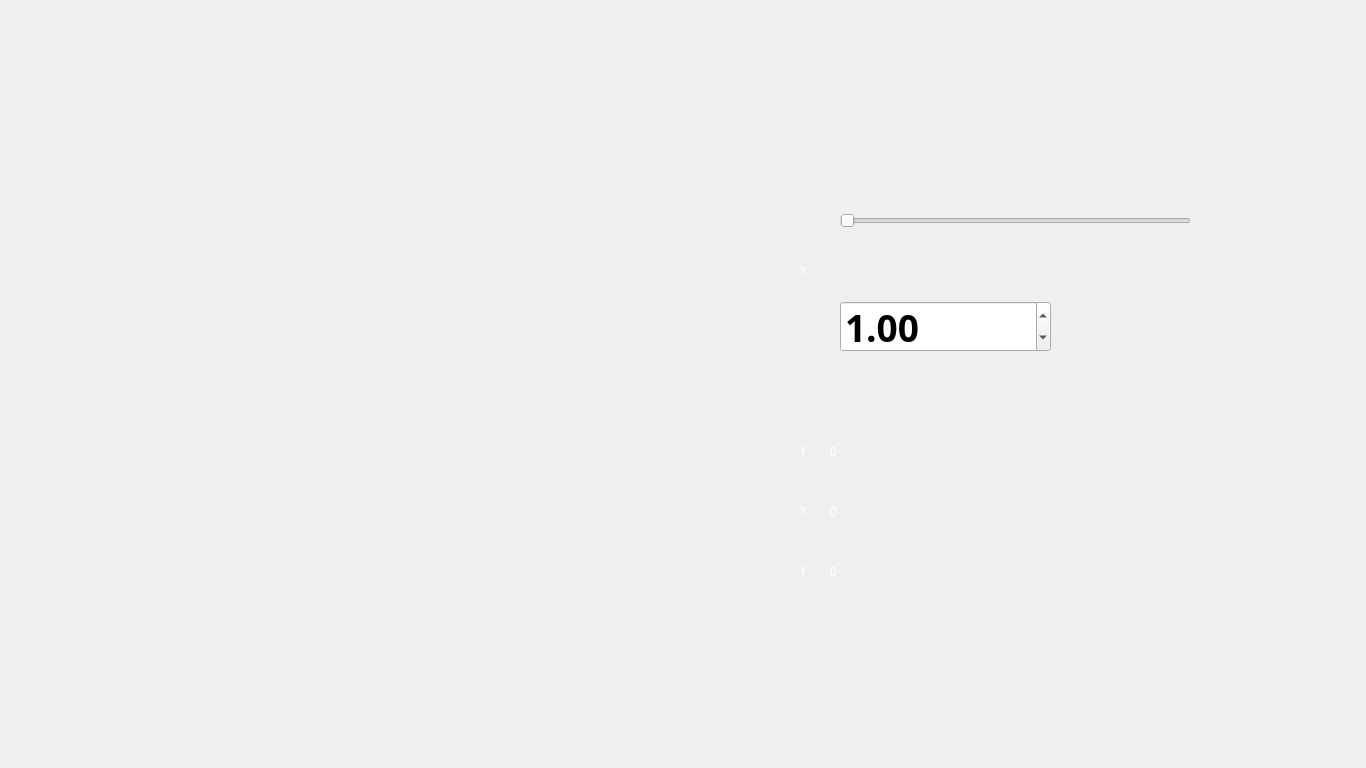
<?xml version="1.0" encoding="UTF-8"?>
<ui version="4.0">
 <class>GoldLoan1</class>
 <widget class="QMainWindow" name="GoldLoan1">
  <property name="geometry">
   <rect>
    <x>0</x>
    <y>0</y>
    <width>1366</width>
    <height>768</height>
   </rect>
  </property>
  <property name="windowTitle">
   <string>AJ Bank | Gold Loan</string>
  </property>
  <property name="styleSheet">
   <string notr="true">background-image: url(:/background/GoldLoan1.jpg);</string>
  </property>
  <widget class="QWidget" name="centralwidget">
   <widget class="QPushButton" name="ConfirmGoldLoanB">
    <property name="geometry">
     <rect>
      <x>549</x>
      <y>627</y>
      <width>332</width>
      <height>75</height>
     </rect>
    </property>
    <property name="cursor">
     <cursorShape>PointingHandCursor</cursorShape>
    </property>
    <property name="styleSheet">
     <string notr="true">background-image: url(:/button/buttons/Confirm.png);
background-position:center;
border-radius:100%;</string>
    </property>
    <property name="text">
     <string/>
    </property>
    <property name="default">
     <bool>true</bool>
    </property>
   </widget>
   <widget class="QDoubleSpinBox" name="GoldLoanTime">
    <property name="geometry">
     <rect>
      <x>840</x>
      <y>301</y>
      <width>211</width>
      <height>51</height>
     </rect>
    </property>
    <property name="font">
     <font>
      <family>Montserrat SemiBold</family>
      <pointsize>28</pointsize>
      <weight>75</weight>
      <bold>true</bold>
     </font>
    </property>
    <property name="maximum">
     <double>10.000000000000000</double>
    </property>
    <property name="singleStep">
     <double>0.500000000000000</double>
    </property>
    <property name="value">
     <double>1.000000000000000</double>
    </property>
   </widget>
   <widget class="QLabel" name="Currency_3">
    <property name="geometry">
     <rect>
      <x>800</x>
      <y>541</y>
      <width>31</width>
      <height>61</height>
     </rect>
    </property>
    <property name="styleSheet">
     <string notr="true">background-image: url(:/button/buttons/Blue.png);
color: rgb(255, 255, 255);
font: 81 24pt &quot;Montserrat ExtraBold&quot;;
</string>
    </property>
    <property name="text">
     <string>₹</string>
    </property>
   </widget>
   <widget class="QLabel" name="GoldLoanRepayment">
    <property name="geometry">
     <rect>
      <x>830</x>
      <y>541</y>
      <width>381</width>
      <height>61</height>
     </rect>
    </property>
    <property name="layoutDirection">
     <enum>Qt::LeftToRight</enum>
    </property>
    <property name="styleSheet">
     <string notr="true">background-image: url(:/button/buttons/Blue.png);
color: rgb(255, 255, 255);
font: 81 24pt &quot;Montserrat ExtraBold&quot;;
</string>
    </property>
    <property name="text">
     <string>0</string>
    </property>
   </widget>
   <widget class="QLabel" name="Currency">
    <property name="geometry">
     <rect>
      <x>800</x>
      <y>421</y>
      <width>31</width>
      <height>61</height>
     </rect>
    </property>
    <property name="styleSheet">
     <string notr="true">background-image: url(:/button/buttons/Blue.png);
color: rgb(255, 255, 255);
font: 81 24pt &quot;Montserrat ExtraBold&quot;;
</string>
    </property>
    <property name="text">
     <string>₹</string>
    </property>
   </widget>
   <widget class="QLabel" name="Currency_4">
    <property name="geometry">
     <rect>
      <x>800</x>
      <y>241</y>
      <width>31</width>
      <height>61</height>
     </rect>
    </property>
    <property name="styleSheet">
     <string notr="true">background-image: url(:/button/buttons/Blue.png);
color: rgb(255, 255, 255);
font: 81 24pt &quot;Montserrat ExtraBold&quot;;
</string>
    </property>
    <property name="text">
     <string>₹</string>
    </property>
   </widget>
   <widget class="QLabel" name="GoldLoanInterest">
    <property name="geometry">
     <rect>
      <x>830</x>
      <y>421</y>
      <width>381</width>
      <height>61</height>
     </rect>
    </property>
    <property name="layoutDirection">
     <enum>Qt::LeftToRight</enum>
    </property>
    <property name="styleSheet">
     <string notr="true">background-image: url(:/button/buttons/Blue.png);
color: rgb(255, 255, 255);
font: 81 24pt &quot;Montserrat ExtraBold&quot;;
</string>
    </property>
    <property name="text">
     <string>0</string>
    </property>
   </widget>
   <widget class="QLabel" name="GoldLoanAmount">
    <property name="geometry">
     <rect>
      <x>830</x>
      <y>481</y>
      <width>381</width>
      <height>61</height>
     </rect>
    </property>
    <property name="layoutDirection">
     <enum>Qt::LeftToRight</enum>
    </property>
    <property name="styleSheet">
     <string notr="true">background-image: url(:/button/buttons/Blue.png);
color: rgb(255, 255, 255);
font: 81 24pt &quot;Montserrat ExtraBold&quot;;
</string>
    </property>
    <property name="text">
     <string>0</string>
    </property>
   </widget>
   <widget class="QLabel" name="Currency_2">
    <property name="geometry">
     <rect>
      <x>800</x>
      <y>481</y>
      <width>31</width>
      <height>61</height>
     </rect>
    </property>
    <property name="styleSheet">
     <string notr="true">background-image: url(:/button/buttons/Blue.png);
color: rgb(255, 255, 255);
font: 81 24pt &quot;Montserrat ExtraBold&quot;;
</string>
    </property>
    <property name="text">
     <string>₹</string>
    </property>
   </widget>
   <widget class="QSlider" name="GoldLoanSlider">
    <property name="geometry">
     <rect>
      <x>840</x>
      <y>200</y>
      <width>351</width>
      <height>41</height>
     </rect>
    </property>
    <property name="styleSheet">
     <string notr="true">background-image: url(:/button/buttons/Blue.png);</string>
    </property>
    <property name="minimum">
     <number>100000</number>
    </property>
    <property name="maximum">
     <number>1000000</number>
    </property>
    <property name="pageStep">
     <number>10000</number>
    </property>
    <property name="orientation">
     <enum>Qt::Horizontal</enum>
    </property>
    <property name="invertedAppearance">
     <bool>false</bool>
    </property>
    <property name="invertedControls">
     <bool>false</bool>
    </property>
   </widget>
   <widget class="QLabel" name="GoldLoanAmountT">
    <property name="geometry">
     <rect>
      <x>840</x>
      <y>240</y>
      <width>381</width>
      <height>61</height>
     </rect>
    </property>
    <property name="layoutDirection">
     <enum>Qt::LeftToRight</enum>
    </property>
    <property name="styleSheet">
     <string notr="true">background-image: url(:/button/buttons/Blue.png);
color: rgb(255, 255, 255);
font: 81 24pt &quot;Montserrat ExtraBold&quot;;
</string>
    </property>
    <property name="text">
     <string/>
    </property>
   </widget>
   <widget class="QPushButton" name="BackButton">
    <property name="geometry">
     <rect>
      <x>0</x>
      <y>93</y>
      <width>150</width>
      <height>581</height>
     </rect>
    </property>
    <property name="cursor">
     <cursorShape>PointingHandCursor</cursorShape>
    </property>
    <property name="autoFillBackground">
     <bool>false</bool>
    </property>
    <property name="styleSheet">
     <string notr="true">background-image: url(:/button/buttons/Back.png);
border: 0px;</string>
    </property>
    <property name="text">
     <string/>
    </property>
    <property name="default">
     <bool>false</bool>
    </property>
    <property name="flat">
     <bool>false</bool>
    </property>
   </widget>
   <widget class="QPushButton" name="LogoutButton">
    <property name="geometry">
     <rect>
      <x>949</x>
      <y>384</y>
      <width>421</width>
      <height>384</height>
     </rect>
    </property>
    <property name="cursor">
     <cursorShape>PointingHandCursor</cursorShape>
    </property>
    <property name="styleSheet">
     <string notr="true">background-image: url(:/button/buttons/Logout.png);
border: 0px;</string>
    </property>
    <property name="text">
     <string/>
    </property>
   </widget>
   <widget class="QPushButton" name="SuggestButton">
    <property name="geometry">
     <rect>
      <x>949</x>
      <y>0</y>
      <width>421</width>
      <height>384</height>
     </rect>
    </property>
    <property name="cursor">
     <cursorShape>PointingHandCursor</cursorShape>
    </property>
    <property name="styleSheet">
     <string notr="true">background-image: url(:/button/buttons/Suggest.png);
border: 0px;</string>
    </property>
    <property name="text">
     <string/>
    </property>
   </widget>
   <widget class="QLabel" name="AccountNo">
    <property name="geometry">
     <rect>
      <x>800</x>
      <y>70</y>
      <width>231</width>
      <height>31</height>
     </rect>
    </property>
    <property name="styleSheet">
     <string notr="true">background-image: url(:/button/buttons/Blue.png);
font: 25 11pt &quot;Montserrat Thin&quot;;
color: rgb(6, 53, 122);</string>
    </property>
    <property name="text">
     <string/>
    </property>
   </widget>
  </widget>
 </widget>
 <resources/>
 <connections/>
</ui>
